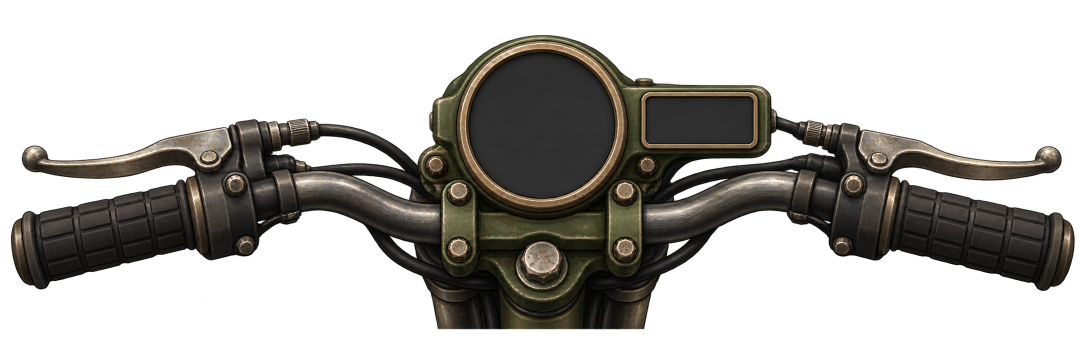
#> input picture assets/source/commute-cockpit-v1/source.png, 2172 x 724 px (shown at 1/2 size)
$ python compile_cockpit.py
#> lines starting #> are read from the running program, lines starting #| are printed output that depends on the picture
"""Preserve generated alpha; publish a uniformly downsampled cockpit sprite."""
from pathlib import Path
from PIL import Image
import hashlib
import json

ROOT = Path(__file__).resolve().parents[2]
source = ROOT / 'assets/source/commute-cockpit-v1/source.png'
target = ROOT / 'assets/commute/cockpit/handlebars.png'
image = Image.open(source).convert('RGBA')
#> image is the input picture: PIL image 2172x724 RGBA; mean R, G, B, A 23.1, 21.2, 17.8, 93.9
assert image.size == (2172, 724)
assert image.getextrema()[3] == (0, 255)
image.resize((1086, 362), Image.Resampling.LANCZOS).save(target)
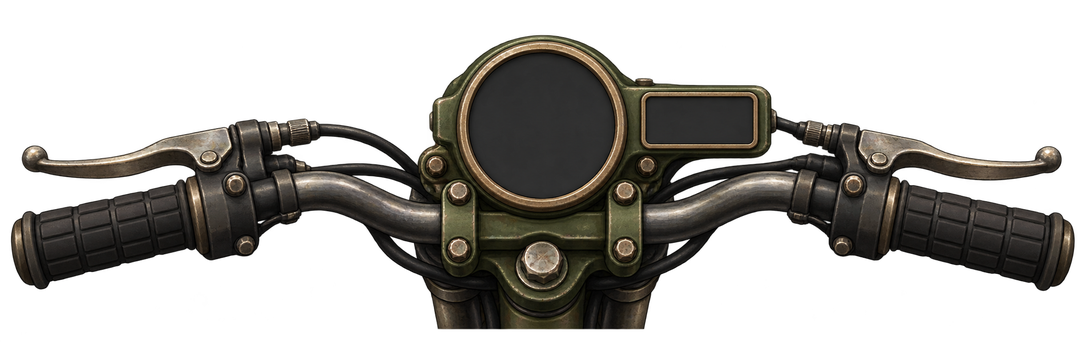
#> saved as handlebars.png: PIL image 1086x362 RGBA; mean R, G, B, A 22.8, 20.9, 17.5, 93.9; transparent parts drawn white
manifest = {'source': str(source.relative_to(ROOT)), 'prompt': 'assets/source/commute-cockpit-v1/prompt.txt',
            'generator': 'built-in imagegen', 'sourceSha256': hashlib.sha256(source.read_bytes()).hexdigest(),
            'runtimeSha256': hashlib.sha256(target.read_bytes()).hexdigest(), 'scale': 0.5,
            'review': 'Transparent handlebar silhouette and blank instrument faces visually reviewed; live overlays reviewed in LÖVE capture.'}
target.with_name('manifest.json').write_text(json.dumps(manifest, indent=2)+'\n')
print(target)
